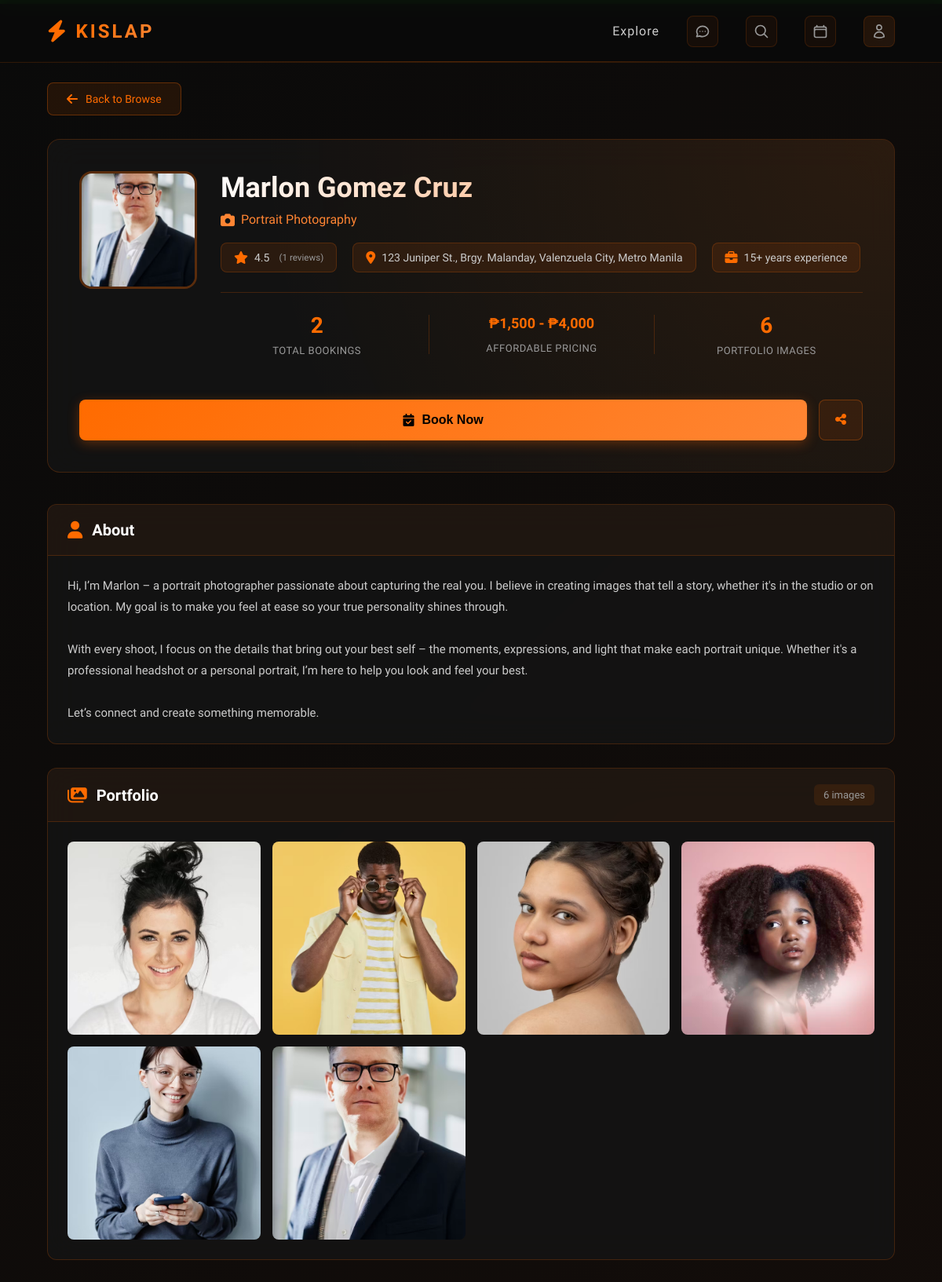
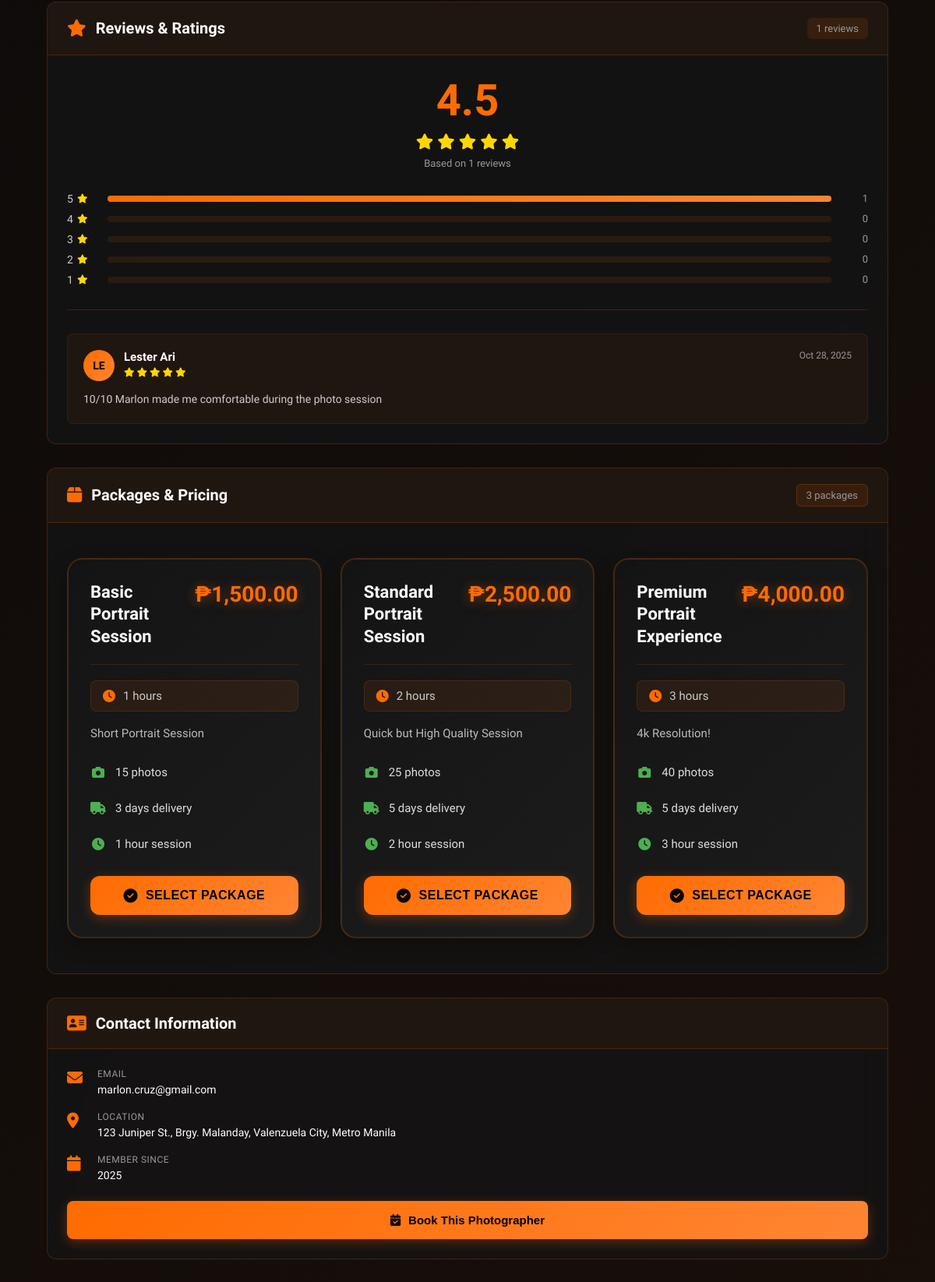
The page /index.php?controller=Browse&action=viewProfile&id=23 (upper part) on the database its author committed (2 pictures, top to bottom).
### tables this page shows
CREATE TABLE `workers` (
  `worker_id` int(11) NOT NULL,
  `application_id` int(11) DEFAULT NULL,
  `status` enum('active','suspended','banned') NOT NULL DEFAULT 'active',
  `lastName` varchar(100) NOT NULL,
  `firstName` varchar(100) NOT NULL,
  `middleName` varchar(100) DEFAULT NULL,
  `email` varchar(255) NOT NULL,
  `phoneNumber` varchar(20) NOT NULL,
  `password` varchar(255) NOT NULL,
  `address` text DEFAULT NULL,
  `specialty` varchar(100) DEFAULT NULL,
  `experience_years` int(11) DEFAULT 0,
  `bio` text DEFAULT NULL,
  `profile_photo` varchar(255) DEFAULT NULL,
  `total_ratings` int(11) DEFAULT 0,
  `total_bookings` int(11) DEFAULT 0,
  `total_earnings` decimal(10,2) DEFAULT 0.00,
  `created_at` timestamp NOT NULL DEFAULT current_timestamp(),
  `updated_at` timestamp NOT NULL DEFAULT current_timestamp() ON UPDATE current_timestamp(),
  `average_rating` decimal(3,2) DEFAULT 0.00
);

CREATE TABLE `worker_works` (
  `work_id` int(11) NOT NULL,
  `worker_id` int(11) NOT NULL,
  `image_path` varchar(255) NOT NULL,
  `uploaded_at` timestamp NOT NULL DEFAULT current_timestamp()
);

CREATE TABLE `ratings` (
  `rating_id` int(11) NOT NULL,
  `conversation_id` int(11) NOT NULL,
  `user_id` int(11) NOT NULL,
  `worker_id` int(11) NOT NULL,
  `rating` int(11) NOT NULL CHECK (`rating` >= 1 and `rating` <= 5),
  `review` text DEFAULT NULL,
  `created_at` timestamp NOT NULL DEFAULT current_timestamp()
);

CREATE TABLE `packages` (
  `package_id` int(11) NOT NULL,
  `worker_id` int(11) NOT NULL,
  `name` varchar(100) NOT NULL,
  `description` text DEFAULT NULL,
  `price` decimal(10,2) NOT NULL,
  `duration_hours` int(11) DEFAULT NULL,
  `photo_count` int(11) DEFAULT NULL,
  `delivery_days` int(11) DEFAULT NULL,
  `status` enum('active','inactive') DEFAULT 'active',
  `created_at` timestamp NOT NULL DEFAULT current_timestamp(),
  `updated_at` timestamp NOT NULL DEFAULT current_timestamp() ON UPDATE current_timestamp()
);

### views/home/profile.php (the view, shortened to what the rows shown need)
<?php
$photographer = $worker ?? null;
$fullName = trim(
    ($photographer['firstName'] ?? '') . ' ' .
    ($photographer['middleName'] ?? '') . ' ' .
    ($photographer['lastName'] ?? '')
);
$businessName = $photographer['display_name'] ?? $fullName;
$bio = $photographer['bio'] ?? 'No bio available';
$location = $photographer['address'] ?? 'Philippines';
$yearsExperience = $photographer['experience_years'] ?? 0;
$specialty = $photographer['specialty'] ?? 'general';
$email = $photographer['email'] ?? '';
$joinedDate = $photographer['created_at'] ?? '';
$specialtyCategories = $allSpecialties ?? [];
$categoryLabel = $specialtyCategories[$specialty] ?? ucwords(str_replace('_', ' ', $specialty));
$stats = $workerStats ?? [];
$totalBookings = intval($stats['total_bookings'] ?? $photographer['total_bookings'] ?? 0);
$rating = floatval($stats['average_rating'] ?? $photographer['average_rating'] ?? 0);
$reviewsCount = intval($stats['total_ratings'] ?? $photographer['total_ratings'] ?? 0);
$joinedYear = $joinedDate ? date('Y', strtotime($joinedDate)) : date('Y');
?>
<!DOCTYPE html>
<html lang="en">
<head>
    <link href="https://cdnjs.cloudflare.com/ajax/libs/font-awesome/6.4.0/css/all.min.css" rel="stylesheet">
    <link rel="stylesheet" href="/Kislap/public/css/style.css" type="text/css">
    <link rel="stylesheet" href="/Kislap/public/css/viewProfile.css?v=<?php echo rand(1000, 9999) . time(); ?>" type="text/css">
    <link rel="stylesheet" href="/Kislap/public/css/packages.css?v=<?php echo time(); ?>" type="text/css">
</head>
<body>
<?php require __DIR__ . '/../shared/navbar.php'; ?>
<div class="profile-container">
    <div class="profile-header">
        <div class="profile-header-content">
            <div class="profile-main-info">
                <div class="profile-details">
                    <h1 class="profile-name"><?php echo htmlspecialchars($businessName); ?></h1>
                    <p class="profile-specialty">
                        <i class="fas fa-camera"></i>
                        <?php echo htmlspecialchars($categoryLabel); ?>
                    </p>
                    <div class="profile-meta-row">
                        <div class="meta-badge">
                            <i class="fas fa-star"></i>
                            <span><?php echo number_format($rating, 1); ?></span>
                            <small>(<?php echo $reviewsCount; ?> reviews)</small>
                        </div>
                        <div class="meta-badge">
                            <i class="fas fa-map-marker-alt"></i>
                            <span><?php echo htmlspecialchars($location); ?></span>
                        </div>
                        <div class="meta-badge">
                            <i class="fas fa-briefcase"></i>
                            <span><?php echo $yearsExperience; ?>+ years experience</span>
                        </div>
                    </div>
                    <div class="profile-stats">
                        <div class="stat-item">
                            <span class="stat-number"><?php echo $totalBookings; ?></span>
                            <span class="stat-label">Total Bookings</span>
                        </div>
                        <div class="stat-item">
                        </div>
                        <div class="stat-item">
                        </div>
                    </div>
                </div>
            </div>
        </div>
    </div>
    <div class="profile-content-grid">
        <div class="profile-left-column">
            <div class="profile-section">
                <div class="section-header">
                    <h2><i class="fas fa-user"></i> About</h2>
                </div>
                <div class="section-content">
                    <p class="bio-text"><?php echo nl2br(htmlspecialchars($bio)); ?></p>
                </div>
            </div>
            <div class="profile-section">
                <div class="section-header">
                    <h2><i class="fas fa-images"></i> Portfolio</h2>
                </div>
                <div class="section-content">
                    <?php if (!empty($recentWork)): ?>
                        <div class="portfolio-grid">
                            <?php foreach ($recentWork as $index => $work): ?>
                                <div class="portfolio-item" onclick="openLightbox(<?php echo $index; ?>)">
                                    <?php
                                    $imagePath = $work['image_path'];
                                    if (!str_starts_with($imagePath, '/Kislap/') && !str_starts_with($imagePath, 'http')) {
                                        $imagePath = '/Kislap/' . $imagePath;
                                    }
                                    ?>
                                    <img src="<?php echo htmlspecialchars($imagePath); ?>"
                                         alt=""
                                         loading="lazy"
                                         onerror="this.parentElement.style.display='none'">
                                </div>
                            <?php endforeach; ?>
                        </div>
                    <?php endif; ?>
                </div>
            </div>
            <div class="profile-section">
                <div class="section-header">
                    <h2><i class="fas fa-star"></i> Reviews & Ratings</h2>
                    <span class="review-count"><?php echo $reviewsCount; ?> reviews</span>
                </div>
                <div class="section-content">
                    <div class="rating-overview">
                        <div class="rating-score">
                            <span class="score-number"><?php echo number_format($rating, 1); ?></span>
                            <div class="score-stars">
                                <?php for ($i = 1; $i <= 5; $i++): ?>
                                    <i class="fas fa-star <?php echo $i <= round($rating) ? 'active' : ''; ?>"></i>
                                <?php endfor; ?>
                            </div>
                            <p class="score-label">Based on <?php echo $reviewsCount; ?> reviews</p>
                        </div>
                    </div>
                    <div class="reviews-list">
                        <?php if (!empty($reviews)): ?>
                            <?php foreach ($reviews as $review): ?>
                                <div class="review-item">
                                    <div class="review-header">
                                        <div class="reviewer-info">
                                            <div class="reviewer-avatar">
                                                <?php if ($review['user_photo']): ?>
                                                    <?php
                                                    $reviewerImagePath = $review['user_photo'];
                                                    if (!str_starts_with($reviewerImagePath, '/Kislap/') && !str_starts_with($reviewerImagePath, 'http')) {
                                                        $reviewerImagePath = '/Kislap/' . $reviewerImagePath;
                                                    }
                                                    ?>
                                                    <img src="<?php echo htmlspecialchars($reviewerImagePath); ?>" alt="Reviewer">
                                                <?php else: ?>
                                                    <?php echo strtoupper(substr($review['user_name'], 0, 2)); ?>
                                                <?php endif; ?>
                                            </div>
                                            <div>
                                                <h4><?php echo htmlspecialchars($review['user_name']); ?></h4>
                                                <div class="review-stars">
                                                    <?php for ($i = 1; $i <= 5; $i++): ?>
                                                        <i class="fas fa-star <?php echo $i <= $review['rating'] ? 'active' : ''; ?>"></i>
                                                    <?php endfor; ?>
                                                </div>
                                            </div>
                                        </div>
                                        <span class="review-date"><?php echo date('M d, Y', strtotime($review['created_at'])); ?></span>
                                    </div>
                                    <?php if ($review['review']): ?>
                                        <p class="review-text">
                                            <?php echo nl2br(htmlspecialchars($review['review'])); ?>
                                        </p>
                                    <?php endif; ?>
                                </div>
                            <?php endforeach; ?>
                        <?php endif; ?>
                    </div>
                </div>
            </div>
            <?php if (!empty($packages)): ?>
            <div class="profile-section">
                <div class="section-header">
                    <h2><i class="fas fa-box"></i> Packages & Pricing</h2>
                </div>
                <div class="section-content">
                    <div class="packages-grid">
                        <?php foreach ($packages as $package): ?>
                            <div class="package-card">
                                <div class="package-header">
                                    <h3><?php echo htmlspecialchars($package['name']); ?></h3>
                                    <div class="package-price">₱<?php echo number_format($package['price'], 2); ?></div>
                                </div>
                                <div class="package-details">
                                    <?php if ($package['duration']): ?>
                                        <div class="package-duration">
                                            <i class="fas fa-clock"></i>
                                            <span><?php echo $package['duration']; ?> hours</span>
                                        </div>
                                    <?php endif; ?>
                                    <?php if ($package['description']): ?>
                                        <p class="package-description">
                                            <?php echo nl2br(htmlspecialchars($package['description'])); ?>
                                        </p>
                                    <?php endif; ?>
                                    <div class="package-features">
                                        <?php if ($package['photo_count']): ?>
                                            <div class="feature-item">
                                                <i class="fas fa-camera"></i>
                                                <span><?php echo $package['photo_count']; ?> photos</span>
                                            </div>
                                        <?php endif; ?>
                                        <?php if ($package['delivery_days']): ?>
                                            <div class="feature-item">
                                                <i class="fas fa-truck"></i>
                                                <span><?php echo $package['delivery_days']; ?> days delivery</span>
                                            </div>
                                        <?php endif; ?>
                                        <?php if ($package['duration']): ?>
                                            <div class="feature-item">
                                                <i class="fas fa-clock"></i>
                                                <span><?php echo $package['duration']; ?> hour session</span>
                                            </div>
                                        <?php endif; ?>
                                    </div>
                                </div>
                                <button class="btn-select-package" onclick="selectPackage(<?php echo $package['package_id']; ?>, '<?php echo htmlspecialchars($package['name']); ?>', <?php echo $package['price']; ?>)">
                                    <i class="fas fa-check-circle"></i>
                                    Select Package
                                </button>
                            </div>
                        <?php endforeach; ?>
                    </div>
                </div>
            </div>
            <?php endif; ?>
        </div>
        <div class="profile-right-column">
            <div class="profile-section">
                <div class="section-header">
                    <h2><i class="fas fa-address-card"></i> Contact Information</h2>
                </div>
                <div class="section-content">
                    <div class="contact-list">
                        <?php if ($email): ?>
                            <div class="contact-item">
                                <i class="fas fa-envelope"></i>
                                <div>
                                    <span class="contact-label">Email</span>
                                    <a href="mailto:<?php echo htmlspecialchars($email); ?>" class="contact-value">
                                        <?php echo htmlspecialchars($email); ?>
                                    </a>
                                </div>
                            </div>
                        <?php endif; ?>
                        <div class="contact-item">
                            <div>
                                <span class="contact-label">Location</span>
                                <span class="contact-value"><?php echo htmlspecialchars($location); ?></span>
                            </div>
                        </div>
                        <?php if ($joinedDate): ?>
                            <div class="contact-item">
                                <i class="fas fa-calendar"></i>
                                <div>
                                    <span class="contact-label">Member Since</span>
                                    <span class="contact-value"><?php echo $joinedYear; ?></span>
                                </div>
                            </div>
                        <?php endif; ?>
                    </div>
                </div>
            </div>
        </div>
    </div>
</div>
</body>
</html>

### rows shown on the page
workers: specialty "Portrait Photography", average_rating "4.5", total_ratings "1", address "123 Juniper St., Brgy. Malanday, Valenzuela City, Metro Manila", experience_years "15", total_bookings "2", bio "Hi, I’m Marlon – a portrait photographer passionate about capturing the real you. I believe in creating images that tell a story, whether it's in the studio or on location. My goal is to make you feel at ease so your true personality shines through. With every shoot, I focus on the details that bring out your best self – the moments, expressions, and light that make each portrait unique. Whether it's a professional headshot or a personal portrait, I’m here to help you look and feel your best. Let’s connect and create something memorable.", email "marlon.cruz@gmail.com"
worker_works: shows a picture
worker_works: shows a picture
worker_works: shows a picture
worker_works: shows a picture
worker_works: shows a picture
worker_works: shows a picture
ratings: user_name "LE", user_name "Lester Ari", rating 5 (drawn), created_at "Oct 28, 2025", review "10/10 Marlon made me comfortable during the photo session"
packages: name "Basic Portrait Session", price "1,500.00", duration_hours "1", description "Short Portrait Session", photo_count "15", delivery_days "3"
packages: name "Standard Portrait Session", price "2,500.00", duration_hours "2", description "Quick but High Quality Session", photo_count "25", delivery_days "5"
packages: name "Premium Portrait Experience", price "4,000.00", duration_hours "3", description "4k Resolution!", photo_count "40", delivery_days "5"

### other values the page prints
$businessName "Marlon Gomez Cruz"
$priceRangeText "₱1,500 - ₱4,000"
$priceDescription "AFFORDABLE PRICING"
count($portfolioImages) "6"
count($recentWork) "6"
$stars "5"
$count "1"
$stars "4"
$count "0"
$stars "3"
$stars "2"
$stars "1"
count($packages) "3"
